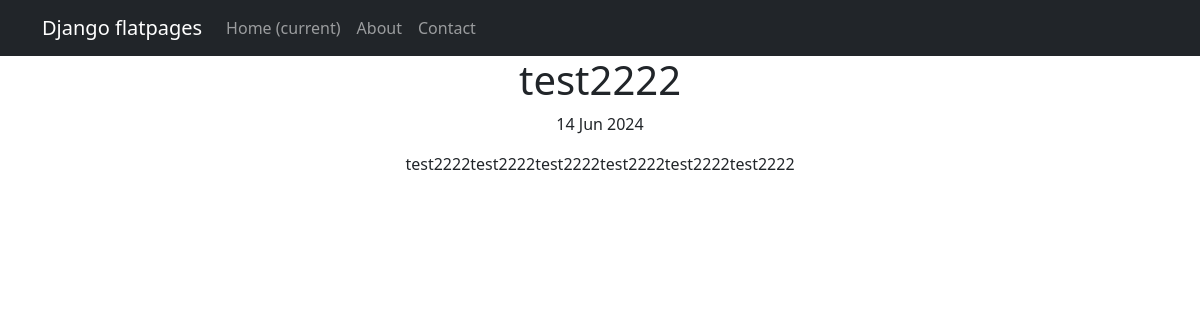
Screenshot of /articles/30 with the database file from the repository.
### news_portal/models.py (models this page shows, shortened)
class Post(models.Model):
    article = "AR"
    news = "NW"
    POST_OPTIONS =[
        (article, "Статья"),
        (news, 'Новость')
    ]
    author = models.ForeignKey(Author, on_delete=models.CASCADE)
    post_type = models.CharField(max_length=2,
                                 choices=POST_OPTIONS,
                                 default=article)
    public_date = models.DateTimeField(auto_now_add=True)
    category = models.ManyToManyField(Category, through="PostCategory")
    topic = models.CharField(max_length=255)
    content = models.TextField()
    rating = models.IntegerField(default=0)

### news_portal/views.py (the view)
# urls.py: path('<int:pk>', PostDetail.as_view(), name='post_detail'),
class PostDetail(DetailView):
    model = Post
    template_name = "post.html"
    context_object_name = "post"

### news_portal/templatetags/custom_filters.py (called while the page is built)
@register.filter()
def censor(value):
    if type(value) is str:
        for f_word in FORBIDDEN_WORDS:
            for word in value.split():
                if f_word in word.lower():
                    value = value.replace(word[0] + f_word[1:], word[0] + '*'*(len(f_word)-1))
        return f'{value}'
    else:
        return f'{value} ошибка типа данных.'

### templates/post.html (shortened to what this page needs)
{% extends 'flatpages/default.html' %} {% load custom_filters %}
{% block title %} Post {% endblock title %} {% block content %}
<h1>{{ post.topic }}</h1>
<p>{{ post.public_date|date:'d M Y' }}</p>
<p>{{ post.content|censor }}</p>
{% endblock content %}

### rows the page displays
Post: topic "test2222", public_date "14 Jun 2024", content|censor "test2222test2222test2222test2222test2222test2222"
